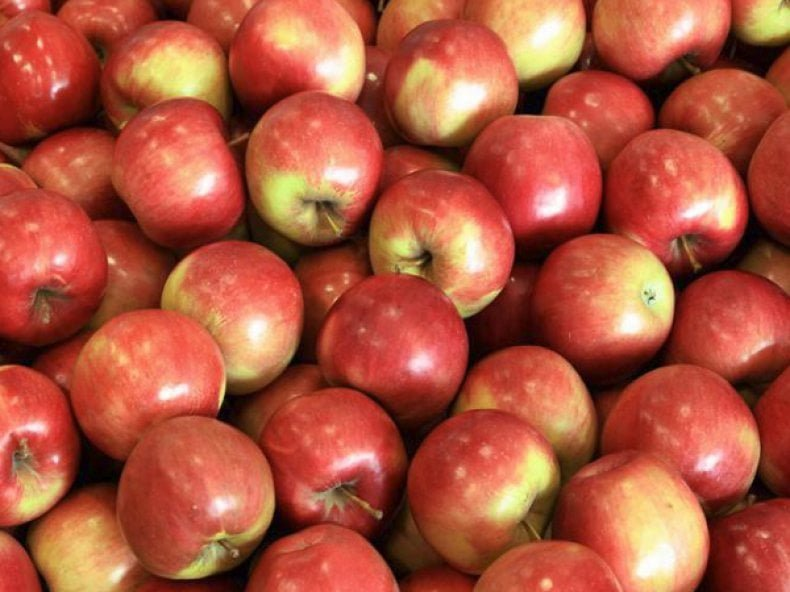
#> input picture Lesson 57/aidared.jpg, 790 x 592 px, found by its file name
$ jupyter execute --allow-errors Lesson_62.ipynb   (older library calls are emulated)
#> lines starting #> are read from the running program, lines starting #| are printed output that depends on the picture
<a href="https://colab.research.google.com/github/InGev007/startup_acd/blob/main/Lesson%2062/Lesson_62.ipynb" target="_parent"></a>

## 1. Напишіть код для визначення границь та кутів у зображенні за допомогою фільтра Собеля.

[cell 1]
import cv2
import numpy as np
from google.colab.patches import cv2_imshow

# Завантаження зображення та його перетворення в чорно-біле
img = cv2.imread('aidared.jpg')
#> img is the input picture: shape (592, 790, 3); mean B, G, R 62.4, 85.5, 175
gray = cv2.cvtColor(img, cv2.COLOR_BGR2GRAY)
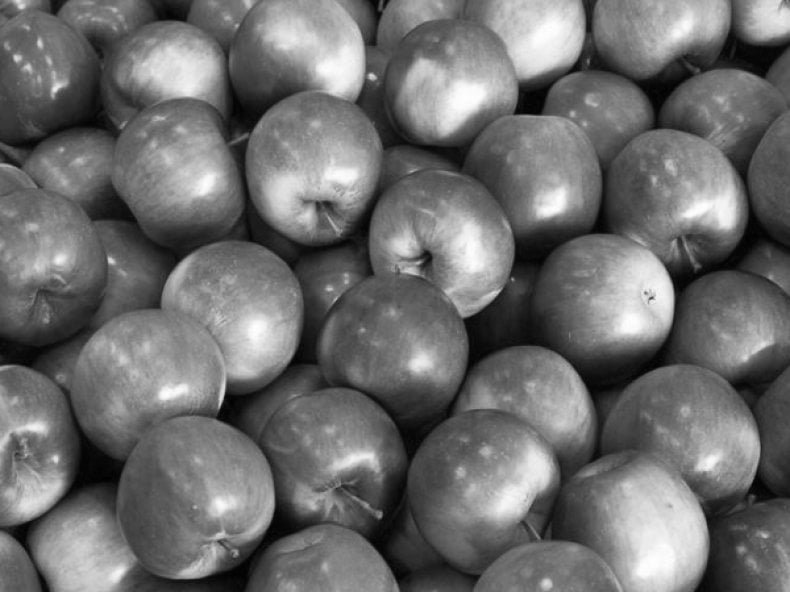
#> gray: shape (592, 790); min 0, max 255, mean 109.6

# Визначення границь за допомогою фільтра Собеля
sobelx = cv2.Sobel(gray,cv2.CV_64F,1,0,ksize=3)
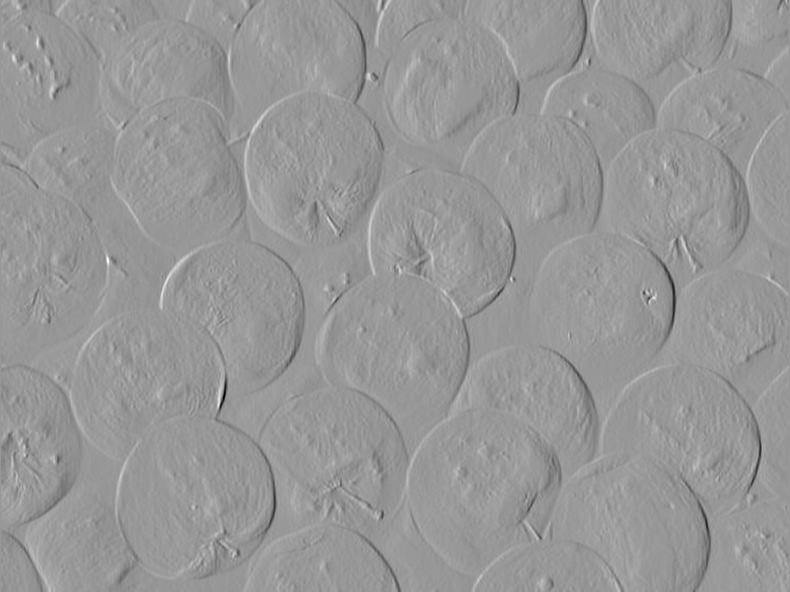
#> sobelx: shape (592, 790) float64; min -647, max 440, mean -0.1; drawn with min black and max white
sobely = cv2.Sobel(gray,cv2.CV_64F,0,1,ksize=3)
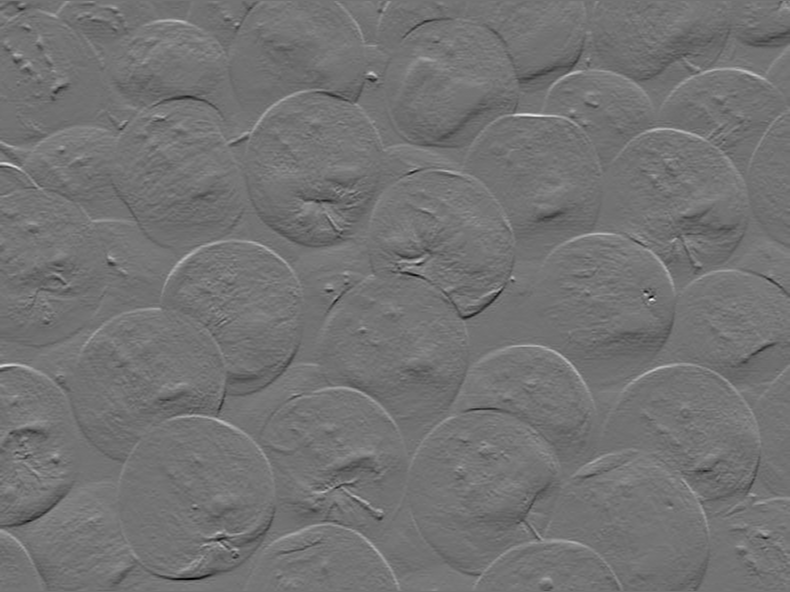
#> sobely: shape (592, 790) float64; min -457, max 552, mean -0.3; drawn with min black and max white

# Об'єднання градієнтів за допомогою модуля та визначення їх напрямків
abs_sobelx = cv2.convertScaleAbs(sobelx)
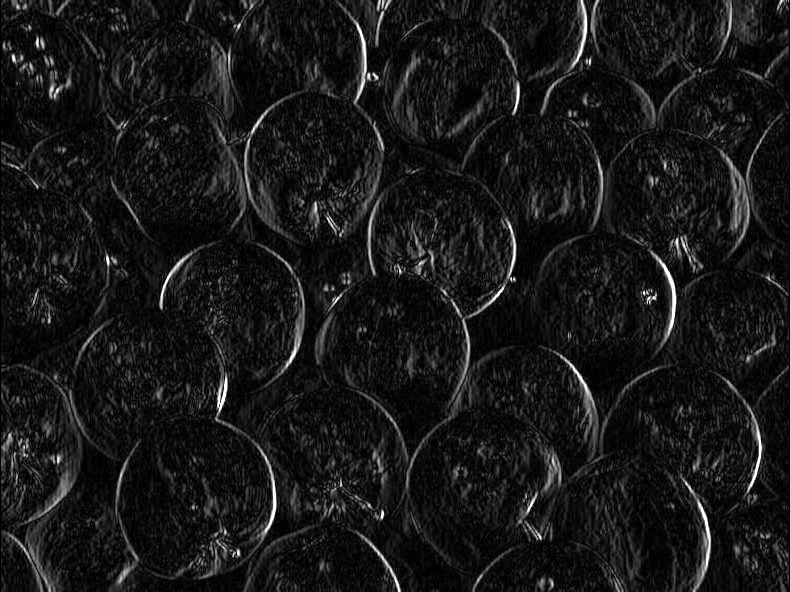
#> abs_sobelx: shape (592, 790); min 0, max 255, mean 24.1
abs_sobely = cv2.convertScaleAbs(sobely)
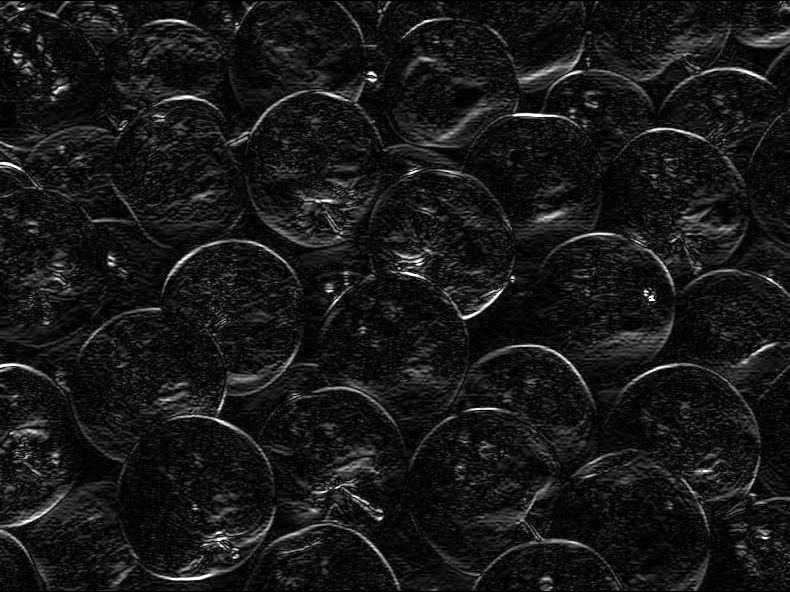
#> abs_sobely: shape (592, 790); min 0, max 255, mean 23.8
grad = cv2.addWeighted(abs_sobelx, 0.5, abs_sobely, 0.5, 0)
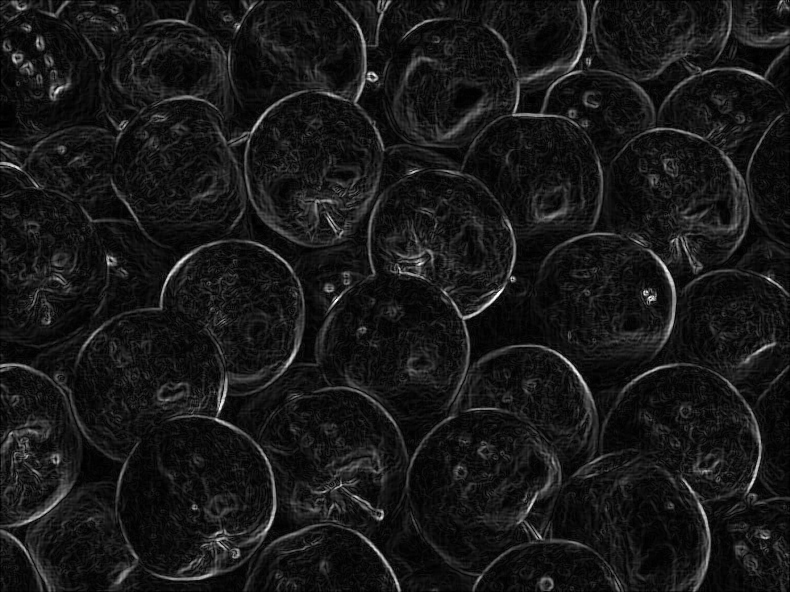
#> grad: shape (592, 790); min 0, max 255, mean 23.9
angle = cv2.phase(sobelx, sobely, angleInDegrees=True)
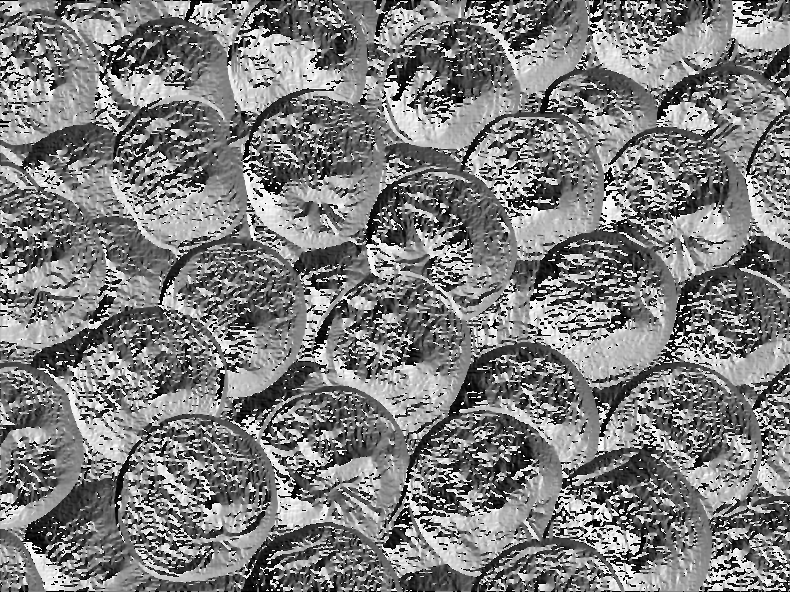
#> angle: shape (592, 790) float64; min 0, max 359.8, mean 177.7; drawn with min black and max white

# Відображення результату
cv2_imshow(grad)
cv2_imshow(angle)

## 2. Використовуючи метод густини градієнта (HOG), напишіть код для витягування ознак з зображення.

[cell 2]
from skimage.feature import hog
from skimage import io, color

# Завантаження зображення та його перетворення в чорно-біле
img = io.imread('aidared.jpg')
gray = color.rgb2gray(img)

# Визначення ознак HOG
hog_features, hog_image = hog(gray, orientations=8, pixels_per_cell=(16, 16),
                              cells_per_block=(1, 1), visualize=True, multichannel=False)
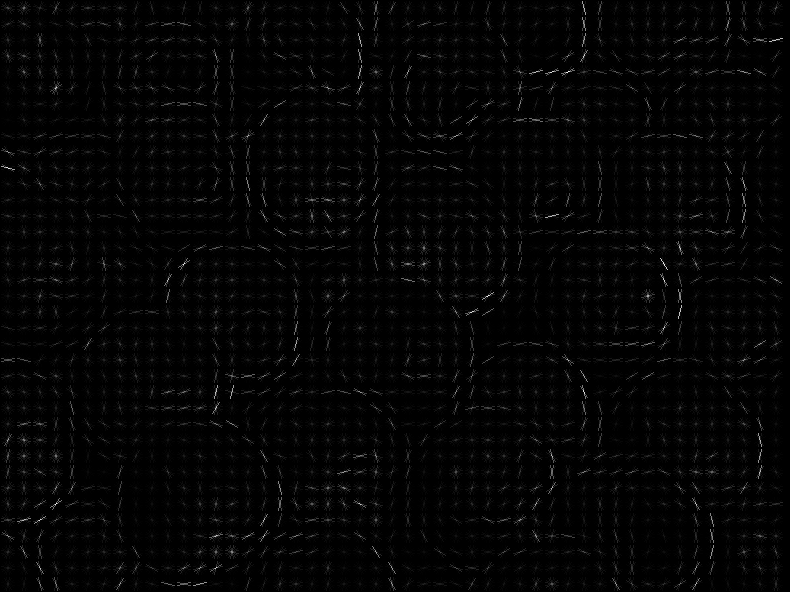
#> hog_image: shape (592, 790) float64; min 0, max 0.105, mean 0.00198; drawn with min black and max white
#> hog_features = 14504 values, max 0.904 at index 7784, min 0 at index 363, mean 0.329

# Відображення результату
io.imshow(hog_image)
io.show()

$ run again, with Lesson 57/img.jpg copied over Lesson 57/aidared.jpg
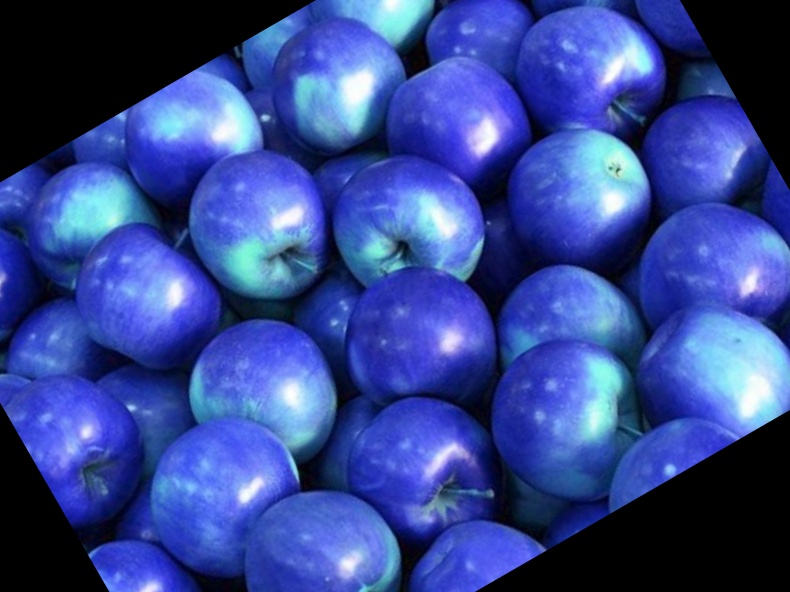
#> input picture Lesson 57/img.jpg, 790 x 592 px, found by its file name
#> img is the input picture: shape (592, 790, 3); mean B, G, R 147.4, 71.6, 52.9
#> `angle = cv2.phase(sobelx, sobely, angleInDegrees=True)`:
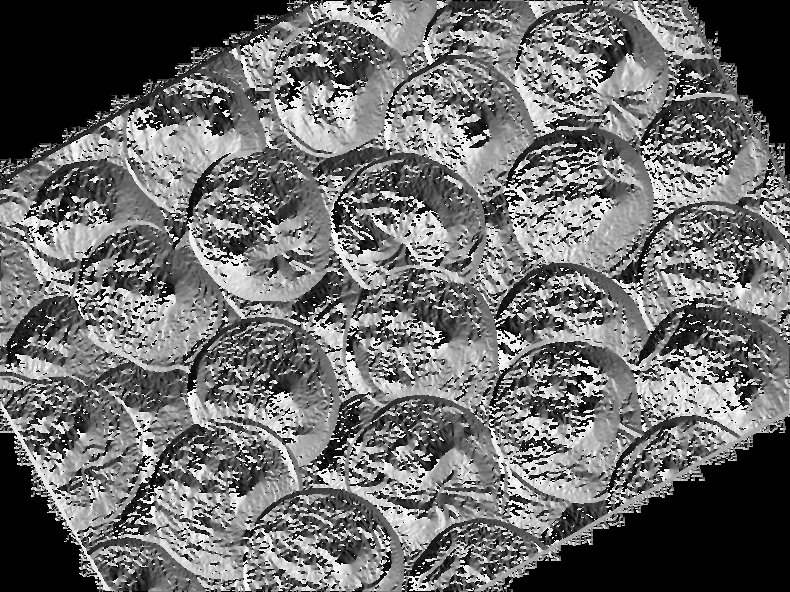
#> angle: shape (592, 790) float64; min 0, max 359.7, mean 154.4; drawn with min black and max white
#> `hog_features, hog_image = hog(gray, orientations=8, pixels_per_cell=(1..`:
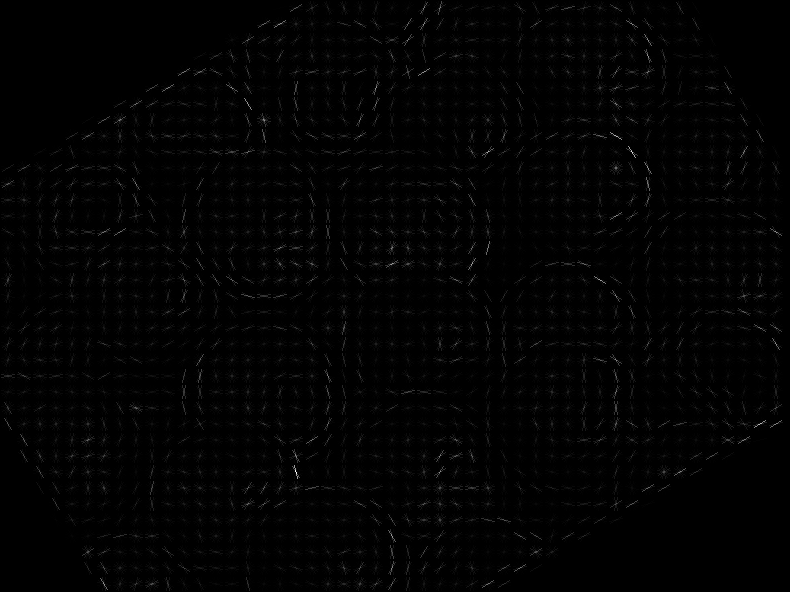
#> hog_image: shape (592, 790) float64; min 0, max 0.148, mean 0.00161; drawn with min black and max white
#> hog_features = 14504 values, max 1 at index 508, min 0 at index 0, mean 0.289
